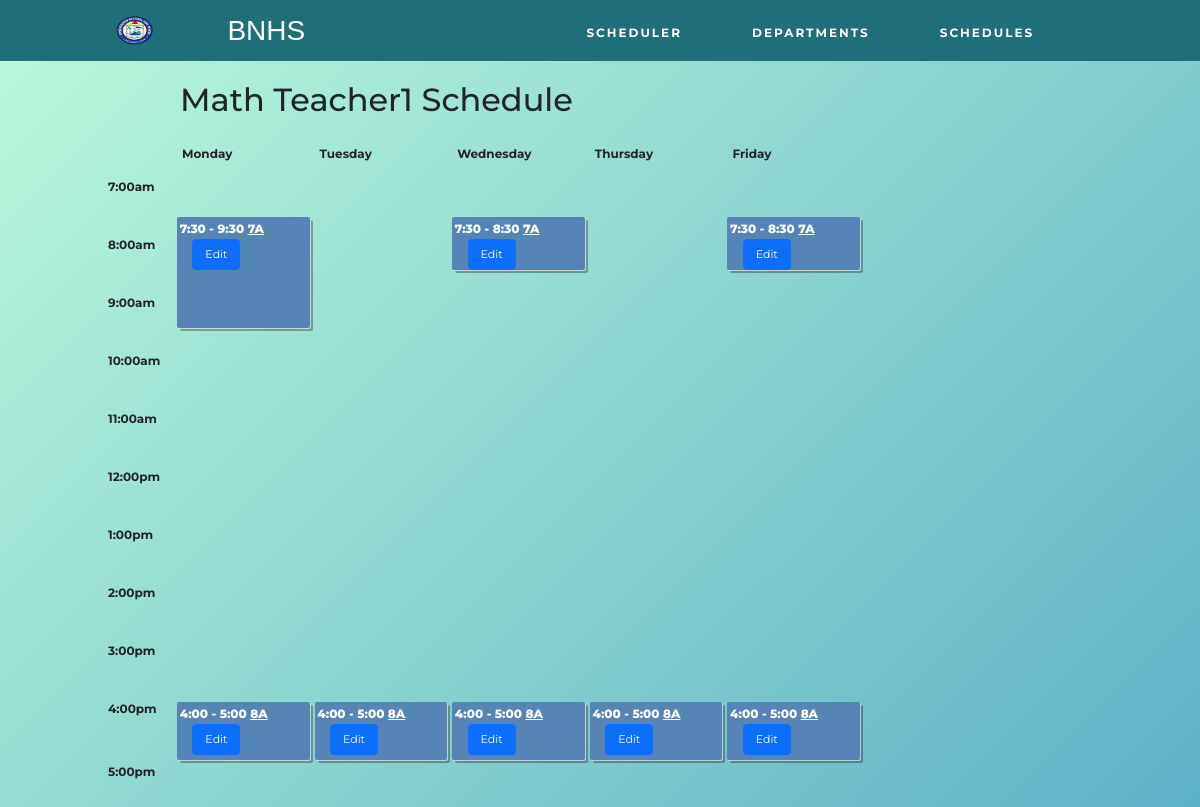
The app's page /teacher_schedule.php?id=110&dept=Mathematics, older data.
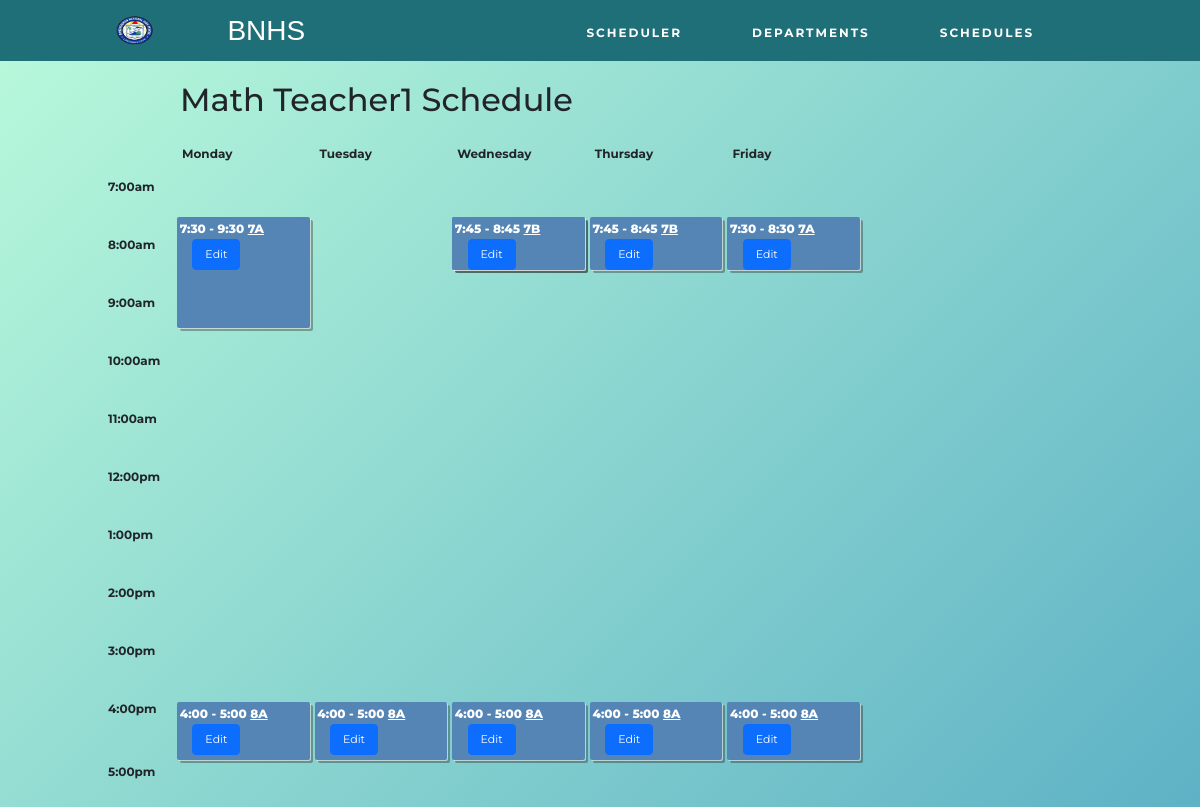
The same page, newer data.
### tables this page shows
CREATE TABLE IF NOT EXISTS `class_schedule` (
  `grade_section` varchar(32) NOT NULL,
  `teacher_id` int DEFAULT NULL,
  `subject` varchar(32) NOT NULL,
  `day` varchar(32) NOT NULL,
  `start_time` float NOT NULL,
  `end_time` float NOT NULL,
  `duration` int NOT NULL,
  `id` int NOT NULL AUTO_INCREMENT,
  UNIQUE KEY `id` (`id`),
  KEY `teacher` (`teacher_id`)
);

### teacher_schedule.php (called while the page is built, shortened)
<?php
try {
    include __DIR__ . './includes/connection/DatabaseConnect.php';
    include __DIR__ . './includes/connection/DatabaseFunctions.php';
    include __DIR__ . './includes/templates/teacher_schedule.html.php';
} catch (PDOException $e) {
    include __DIR__ . './includes/connection/displayError.php';
}
include __DIR__ . './includes/templates/layout.html.php';
function convertTime($time) {
    if($time % 100 == 0) {
        $time = $time/100;
        if($time > 12)
            $stringTime = ($time - 12) . ':00';
        else
            $stringTime = $time . ':00';
        return $stringTime;
    } else {
        if($time % 50 == 0) {
            $time = $time/100;
            $time = $time - 0.5;
            if($time > 12)
                $stringTime = ($time - 12) . ':30';
            else
                $stringTime = $time . ':30';
        } else {
            $time = $time/100;
            $time = $time - 0.75;
            if($time > 12)
                $stringTime = ($time - 12) . ':45';
            else
                $stringTime = $time . ':45';
        }
        return $stringTime;
    }
}
?>

### includes/connection/DatabaseFunctions.php (called while the page is built, shortened)
<?php
function retrieveAllId($pdo, $table, $primaryKey, $value) {
    $query = 'SELECT * FROM `' . $table . '`
              WHERE `' . $primaryKey . '` = :value';
    $parameters = [
        'value' => $value
    ];
    $query = query($pdo, $query, $parameters);
    return $query->fetchAll();
}
function retrieveId($pdo, $table, $primaryKey, $value) {
    $query = 'SELECT * FROM `' . $table . '`
              WHERE `' . $primaryKey . '` = :value';
    $parameters = [
        'value' => $value
    ];
    $query = query($pdo, $query, $parameters);
    return $query->fetch();
}
function query($pdo, $sql, $parameters = []) {
    $query = $pdo->prepare($sql);
    $query->execute($parameters);
    return $query;
}
?>

### includes/templates/teacher_schedule.html.php (the view, shortened to what the changed rows need)
<link rel="stylesheet" type="text/css" href="./includes/templates/css/scheduler.css">
<?php
    $teacher_id = $_GET['id'];
    $teacher = retrieveId($pdo, 'teacher', 'id', $teacher_id);
    $teacherName = $teacher['firstName'] . ' ' . $teacher['lastName'];
$output = '
<div class="text" style="height: 400px; width: 800px; margin-left: 5%;">
  <h2 id="schedule-heading" style="margin-left: 15%; padding-top: 20px;">'.$teacherName.' Schedule</h2>
  <div class="schedule" aria-labelledby="schedule-heading">
    <span class="track-slot" aria-hidden="true" style="grid-column: mon; grid-row: tracks;">Monday</span>
    <span class="track-slot" aria-hidden="true" style="grid-column: tue; grid-row: tracks;">Tuesday</span>
    <span class="track-slot" aria-hidden="true" style="grid-column: wed; grid-row: tracks;">Wednesday</span>
    <span class="track-slot" aria-hidden="true" style="grid-column: thu; grid-row: tracks;">Thursday</span>
    <span class="track-slot" aria-hidden="true" style="grid-column: fri; grid-row: tracks;">Friday</span>
    <h2 class="time-slot" style="grid-row: time-700;">7:00am</h2>
    <h2 class="time-slot" style="grid-row: time-750;"></h2>
    <h2 class="time-slot" style="grid-row: time-800;">8:00am</h2>
    <h2 class="time-slot" style="grid-row: time-850;"></h2>
    <h2 class="time-slot" style="grid-row: time-900;">9:00am</h2>
    <h2 class="time-slot" style="grid-row: time-950;"</h2>
    <h2 class="time-slot" style="grid-row: time-1000;">10:00am</h2>
    <h2 class="time-slot" style="grid-row: time-1050;"></h2>
    <h2 class="time-slot" style="grid-row: time-1100;">11:00am</h2>
    <h2 class="time-slot" style="grid-row: time-1150;"></h2>
    <h2 class="time-slot" style="grid-row: time-1200;">12:00pm</h2>
    <h2 class="time-slot" style="grid-row: time-1250;"></h2>
    <h2 class="time-slot" style="grid-row: time-1300;">1:00pm</h2>
    <h2 class="time-slot" style="grid-row: time-1350;"></h2>
    <h2 class="time-slot" style="grid-row: time-1400;">2:00pm</h2>
    <h2 class="time-slot" style="grid-row: time-1450;"></h2>
    <h2 class="time-slot" style="grid-row: time-1500;">3:00pm</h2>
    <h2 class="time-slot" style="grid-row: time-1550;"></h2>
    <h2 class="time-slot" style="grid-row: time-1600;">4:00pm</h2>
    <h2 class="time-slot" style="grid-row: time-1650;"></h2>
    <h2 class="time-slot" style="grid-row: time-1700;">5:00pm</h2>
';
    $teacher_sched = retrieveAllId($pdo, 'class_schedule', 'teacher_id', $teacher_id);
    foreach($teacher_sched as $sched) {
        $schedDay = $sched['day'];
        $schedStart = $sched['start_time'];
        $schedEnd = $sched['end_time'];
        $schedSection = $sched['grade_section'];
        $isStart45 = false;
        $isEnd45 = false;
        if(($schedStart-25) % 50 == 0) {
          $schedStart -= 25;
          $isStart45 = true;
        }
        if(($schedEnd-25) % 50 == 0) {
          $schedEnd -= 25;
          $isEnd45 = true;
        }
        $output .= '
        <div class="session Mathematics" style="grid-column: '.$schedDay.'; grid-row: time-'.$schedStart.' / time-'.$schedEnd.';">
        ';
        if($isStart45)
          $schedStart += 25;
        if($isEnd45)
          $schedEnd += 25;
        $output .= '
            <div class="session-time">
                <div>'.convertTime($schedStart).' - '.convertTime($schedEnd) . ' <u>' .$schedSection.'</u></div>
            </div>
            <div>
              <a href="scheduler.php?grade_section='.$schedSection.'&subject='.$_GET['dept'].'#main" class ="btn btn-primary" target="_blank" style="font-size:11; margin: 1% 0 0 10%;">Edit</a>
            </div>
        </div>
        ';
    }
  $output .= '
  </div>
</div>
  ';
?>

Row changes from the older to the newer data that the page shows:
no longer on this page (row unchanged): class_schedule: start_time "7:30", end_time "8:30", grade_section "7A"
added class_schedule: schedStart "7:45", schedEnd "8:45", grade_section "7B"
added class_schedule: schedStart "7:45", schedEnd "8:45", grade_section "7B"
